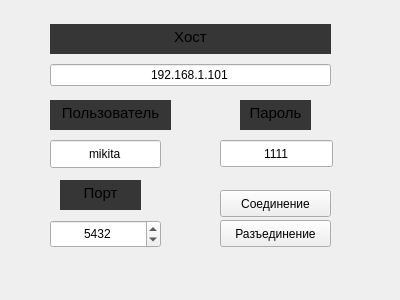
<?xml version="1.0" encoding="UTF-8"?>
<ui version="4.0">
 <class>Authorization</class>
 <widget class="QWidget" name="Authorization">
  <property name="geometry">
   <rect>
    <x>0</x>
    <y>0</y>
    <width>400</width>
    <height>300</height>
   </rect>
  </property>
  <property name="windowTitle">
   <string>Авторизация</string>
  </property>
  <widget class="QPushButton" name="buttonConnect">
   <property name="geometry">
    <rect>
     <x>220</x>
     <y>190</y>
     <width>111</width>
     <height>27</height>
    </rect>
   </property>
   <property name="minimumSize">
    <size>
     <width>45</width>
     <height>0</height>
    </size>
   </property>
   <property name="text">
    <string>Соединение</string>
   </property>
  </widget>
  <widget class="QPushButton" name="buttonDisconnect">
   <property name="geometry">
    <rect>
     <x>220</x>
     <y>220</y>
     <width>111</width>
     <height>27</height>
    </rect>
   </property>
   <property name="minimumSize">
    <size>
     <width>45</width>
     <height>0</height>
    </size>
   </property>
   <property name="text">
    <string>Разъединение</string>
   </property>
  </widget>
  <widget class="QSpinBox" name="changePort">
   <property name="geometry">
    <rect>
     <x>50</x>
     <y>220</y>
     <width>111</width>
     <height>28</height>
    </rect>
   </property>
   <property name="alignment">
    <set>Qt::AlignCenter</set>
   </property>
   <property name="specialValueText">
    <string/>
   </property>
   <property name="maximum">
    <number>9999</number>
   </property>
   <property name="value">
    <number>5432</number>
   </property>
  </widget>
  <widget class="QLineEdit" name="changeUser">
   <property name="geometry">
    <rect>
     <x>50</x>
     <y>140</y>
     <width>111</width>
     <height>28</height>
    </rect>
   </property>
   <property name="styleSheet">
    <string notr="true"/>
   </property>
   <property name="text">
    <string>mikita</string>
   </property>
   <property name="alignment">
    <set>Qt::AlignCenter</set>
   </property>
  </widget>
  <widget class="QLineEdit" name="changePassword">
   <property name="geometry">
    <rect>
     <x>220</x>
     <y>140</y>
     <width>113</width>
     <height>27</height>
    </rect>
   </property>
   <property name="text">
    <string>1111</string>
   </property>
   <property name="alignment">
    <set>Qt::AlignCenter</set>
   </property>
  </widget>
  <widget class="QTextEdit" name="user">
   <property name="geometry">
    <rect>
     <x>50</x>
     <y>100</y>
     <width>121</width>
     <height>30</height>
    </rect>
   </property>
   <property name="maximumSize">
    <size>
     <width>16777215</width>
     <height>30</height>
    </size>
   </property>
   <property name="styleSheet">
    <string notr="true">QTextEdit{
background:  rgb(54,54,54);
border:none;
}</string>
   </property>
   <property name="html">
    <string notr="true">&lt;!DOCTYPE HTML PUBLIC &quot;-//W3C//DTD HTML 4.0//EN&quot; &quot;http://www.w3.org/TR/REC-html40/strict.dtd&quot;&gt;
&lt;html&gt;&lt;head&gt;&lt;meta name=&quot;qrichtext&quot; content=&quot;1&quot; /&gt;&lt;style type=&quot;text/css&quot;&gt;
p, li { white-space: pre-wrap; }
&lt;/style&gt;&lt;/head&gt;&lt;body style=&quot; font-family:'Cantarell'; font-size:11pt; font-weight:400; font-style:normal;&quot;&gt;
&lt;p align=&quot;center&quot; style=&quot; margin-top:0px; margin-bottom:0px; margin-left:0px; margin-right:0px; -qt-block-indent:0; text-indent:0px;&quot;&gt;Пользователь&lt;/p&gt;&lt;/body&gt;&lt;/html&gt;</string>
   </property>
   <property name="acceptRichText">
    <bool>true</bool>
   </property>
  </widget>
  <widget class="QTextEdit" name="password">
   <property name="geometry">
    <rect>
     <x>240</x>
     <y>100</y>
     <width>71</width>
     <height>30</height>
    </rect>
   </property>
   <property name="maximumSize">
    <size>
     <width>16777215</width>
     <height>30</height>
    </size>
   </property>
   <property name="styleSheet">
    <string notr="true">QTextEdit{
background:  rgb(54,54,54);
border:none;

}</string>
   </property>
   <property name="html">
    <string notr="true">&lt;!DOCTYPE HTML PUBLIC &quot;-//W3C//DTD HTML 4.0//EN&quot; &quot;http://www.w3.org/TR/REC-html40/strict.dtd&quot;&gt;
&lt;html&gt;&lt;head&gt;&lt;meta name=&quot;qrichtext&quot; content=&quot;1&quot; /&gt;&lt;style type=&quot;text/css&quot;&gt;
p, li { white-space: pre-wrap; }
&lt;/style&gt;&lt;/head&gt;&lt;body style=&quot; font-family:'Cantarell'; font-size:11pt; font-weight:400; font-style:normal;&quot;&gt;
&lt;p align=&quot;center&quot; style=&quot; margin-top:0px; margin-bottom:0px; margin-left:0px; margin-right:0px; -qt-block-indent:0; text-indent:0px;&quot;&gt;Пароль&lt;/p&gt;&lt;/body&gt;&lt;/html&gt;</string>
   </property>
   <property name="acceptRichText">
    <bool>true</bool>
   </property>
  </widget>
  <widget class="QTextEdit" name="port">
   <property name="geometry">
    <rect>
     <x>60</x>
     <y>180</y>
     <width>81</width>
     <height>30</height>
    </rect>
   </property>
   <property name="maximumSize">
    <size>
     <width>16777215</width>
     <height>30</height>
    </size>
   </property>
   <property name="styleSheet">
    <string notr="true">QTextEdit{
background:   rgb(54,54,54);
border:none;
}</string>
   </property>
   <property name="html">
    <string notr="true">&lt;!DOCTYPE HTML PUBLIC &quot;-//W3C//DTD HTML 4.0//EN&quot; &quot;http://www.w3.org/TR/REC-html40/strict.dtd&quot;&gt;
&lt;html&gt;&lt;head&gt;&lt;meta name=&quot;qrichtext&quot; content=&quot;1&quot; /&gt;&lt;style type=&quot;text/css&quot;&gt;
p, li { white-space: pre-wrap; }
&lt;/style&gt;&lt;/head&gt;&lt;body style=&quot; font-family:'Cantarell'; font-size:11pt; font-weight:400; font-style:normal;&quot;&gt;
&lt;p align=&quot;center&quot; style=&quot; margin-top:0px; margin-bottom:0px; margin-left:0px; margin-right:0px; -qt-block-indent:0; text-indent:0px;&quot;&gt;Порт&lt;/p&gt;&lt;/body&gt;&lt;/html&gt;</string>
   </property>
   <property name="acceptRichText">
    <bool>true</bool>
   </property>
  </widget>
  <widget class="QWidget" name="layoutWidget">
   <property name="geometry">
    <rect>
     <x>50</x>
     <y>20</y>
     <width>281</width>
     <height>71</height>
    </rect>
   </property>
   <layout class="QVBoxLayout" name="verticalLayout">
    <item>
     <widget class="QTextEdit" name="host">
      <property name="maximumSize">
       <size>
        <width>16777215</width>
        <height>30</height>
       </size>
      </property>
      <property name="styleSheet">
       <string notr="true">QTextEdit{
background:  rgb(54,54,54);
border:none;
}</string>
      </property>
      <property name="html">
       <string notr="true">&lt;!DOCTYPE HTML PUBLIC &quot;-//W3C//DTD HTML 4.0//EN&quot; &quot;http://www.w3.org/TR/REC-html40/strict.dtd&quot;&gt;
&lt;html&gt;&lt;head&gt;&lt;meta name=&quot;qrichtext&quot; content=&quot;1&quot; /&gt;&lt;style type=&quot;text/css&quot;&gt;
p, li { white-space: pre-wrap; }
&lt;/style&gt;&lt;/head&gt;&lt;body style=&quot; font-family:'Cantarell'; font-size:11pt; font-weight:400; font-style:normal;&quot;&gt;
&lt;p align=&quot;center&quot; style=&quot; margin-top:0px; margin-bottom:0px; margin-left:0px; margin-right:0px; -qt-block-indent:0; text-indent:0px;&quot;&gt;Хост&lt;/p&gt;&lt;/body&gt;&lt;/html&gt;</string>
      </property>
      <property name="acceptRichText">
       <bool>true</bool>
      </property>
     </widget>
    </item>
    <item>
     <widget class="QLineEdit" name="changeHost">
      <property name="text">
       <string>192.168.1.101</string>
      </property>
      <property name="alignment">
       <set>Qt::AlignCenter</set>
      </property>
     </widget>
    </item>
   </layout>
  </widget>
 </widget>
 <resources/>
 <connections/>
</ui>
